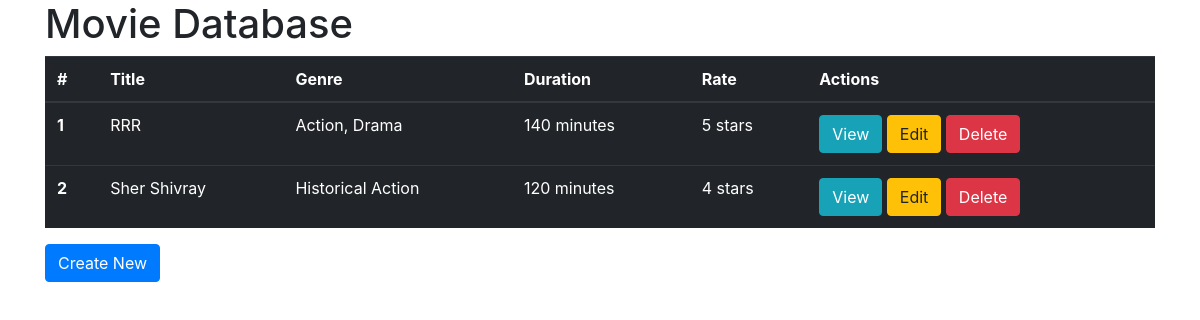
Page /movies/ on the committed database.
### movies/models.py (models this page shows)
class Movie(models.Model):
    title = models.CharField(max_length=255)
    synopsis = models.TextField()
    actors = models.CharField(max_length=255)
    genre = models.CharField(max_length=255)
    duration = models.IntegerField()
    rate = models.IntegerField()

### movies/views.py (the view)
# urls.py: path('', views.index, name='movies_index'),
def index(request):
    movies = Movie.objects.all()
    context = { 'movies': movies }
    if 'edit_id' in request.GET:
        context = { **context, 'message': 'edit', 'message_id': request.GET['edit_id'] }
    if 'delete_id' in request.GET:
        context = { **context, 'message': 'delete', 'message_id': request.GET['delete_id'] }
    template = loader.get_template('movies/index.html')
    return HttpResponse(template.render(context, request))

### movies/templates/movies/index.html (shortened to what this page needs)
{% load static %}
<html>
    <head>
        <link rel="stylesheet" href="{% static 'movies/bootstrap-4.1.3/css/bootstrap.min.css' %}" >
    </head>
    <div class="container">
        <h1>Movie Database</h1>
        <table class="table table-dark">
            <thead>
                <tr>
                    <th>#</th><th>Title</th><th>Genre</th><th>Duration</th><th>Rate</th><th>Actions</th>
                </tr>
            </thead>
            <tbody>
                {% for movie in movies %}
                <tr>
                    <th>{{ movie.id }}</th>
                    <td>{{ movie.title }}</td>
                    <td>{{ movie.genre }}</td>
                    <td>{{ movie.duration }} minutes</td>
                    <td>{{ movie.rate }} stars</td>
                    <td>
                        <a class="btn btn-info" href="{% url 'movies_view' movie.id %}">View</a>
                        <a class="btn btn-warning" href="{% url 'movies_edit' movie.id %}">Edit</a>
                        <a class="btn btn-danger" href="{% url 'movies_delete' movie.id %}">Delete</a>
                    </td>
                </tr>
                {% endfor %}
            </tbody>
        </table>
        <p><a class="btn btn-primary" href="{% url 'movies_create' %}">Create New</a></p>
    </div>
</html>

### rows in the picture
Movie: id "1", title "RRR", genre "Action, Drama", duration "140", rate "5"
Movie: id "2", title "Sher Shivray", genre "Historical Action", duration "120", rate "4"
